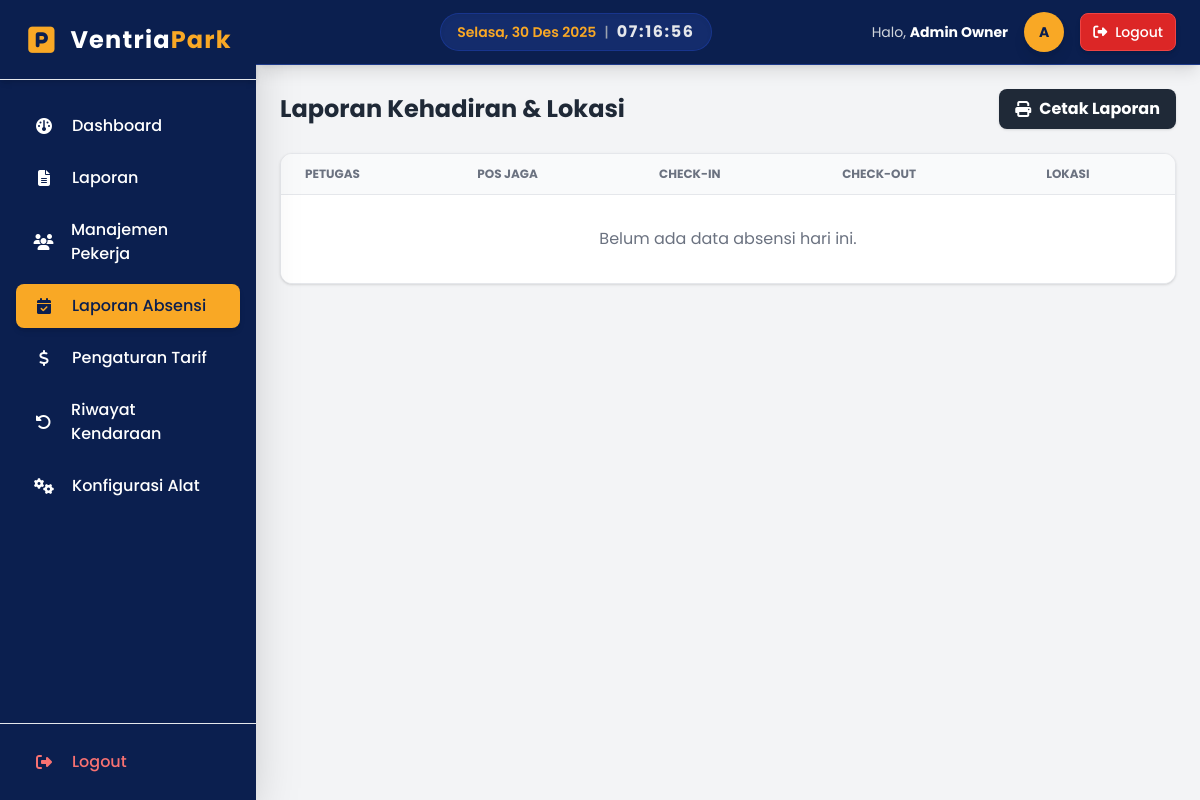
Page /pages/owner/laporan_absensi.php (signed in) on the earlier database version.
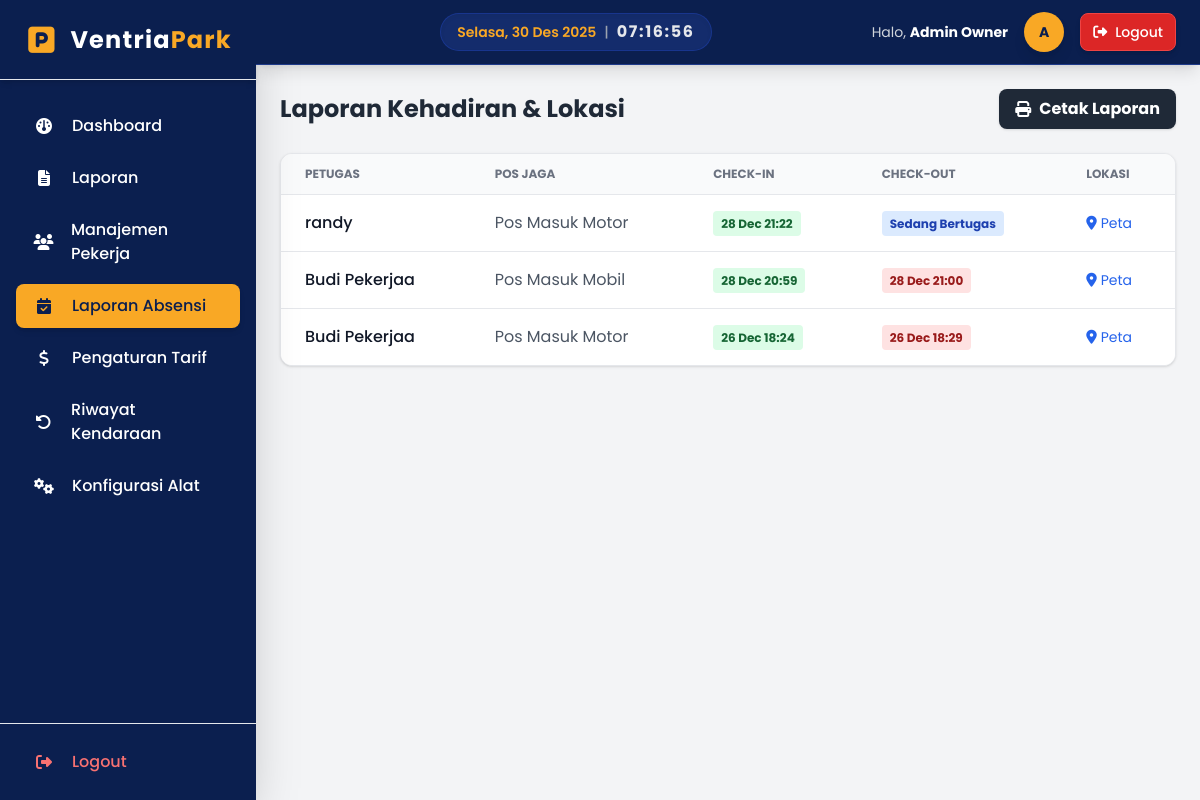
Same page on the later database version.
### tables this page shows
CREATE TABLE `absensi` (
  `id` int(11) NOT NULL,
  `user_id` int(11) NOT NULL,
  `pos_id` int(11) NOT NULL,
  `waktu_masuk` datetime DEFAULT current_timestamp(),
  `waktu_keluar` datetime DEFAULT NULL,
  `koordinat_masuk` varchar(100) DEFAULT NULL,
  `koordinat_keluar` varchar(100) DEFAULT NULL,
  `status` enum('hadir','pulang') DEFAULT 'hadir'
);

CREATE TABLE `users` (
  `id` int(11) NOT NULL,
  `nama` varchar(100) NOT NULL,
  `email` varchar(100) NOT NULL,
  `password` varchar(255) NOT NULL,
  `role` enum('owner','pekerja') NOT NULL,
  `created_at` datetime DEFAULT current_timestamp(),
  `updated_at` datetime DEFAULT current_timestamp() ON UPDATE current_timestamp(),
  `assigned_pos_id` int(11) DEFAULT NULL
);

CREATE TABLE `pengaturan_sistem` (
  `id` int(11) NOT NULL,
  `nama_pos` varchar(100) DEFAULT 'Pos Utama',
  `nama_instansi` varchar(100) DEFAULT 'RSIA ANANDA MAKASSAR',
  `alamat_instansi` varchar(255) DEFAULT 'Jl. Andi Djemma No.57',
  `footer_struk` varchar(100) DEFAULT 'Terima Kasih',
  `ip_kamera_masuk` varchar(50) DEFAULT '192.168.1.101',
  `ip_kamera_keluar` varchar(50) DEFAULT '192.168.1.102',
  `ip_palang_masuk` varchar(50) DEFAULT '192.168.1.105/open',
  `ip_palang_keluar` varchar(50) DEFAULT '192.168.1.106/open',
  `ip_printer` varchar(50) DEFAULT '192.168.1.200/print',
  `tipe_pos` enum('mobil','motor') DEFAULT 'mobil',
  `latitude` varchar(50) DEFAULT '-6.200000',
  `longitude` varchar(50) DEFAULT '106.816666'
);

### pages/owner/laporan_absensi.php (the view, shortened to what this page needs)
<?php
require_once '../../core/init.php';
$query = "SELECT a.*, u.nama, p.nama_pos
          FROM absensi a
          JOIN users u ON a.user_id = u.id
          JOIN pengaturan_sistem p ON a.pos_id = p.id
          ORDER BY a.waktu_masuk DESC";
$result = $db->query($query);
?>
<?php require_once '../../templates/header_app.php'; ?>
<?php require_once '../../templates/sidebar.php'; ?>
<div class="flex-1 flex flex-col overflow-hidden">
    <?php require_once '../../templates/navbar_app.php'; ?>
    <main class="flex-1 overflow-x-hidden overflow-y-auto bg-gray-100 p-6">
        <div class="container mx-auto max-w-6xl">
            <div class="flex justify-between items-center mb-6">
                <h2 class="text-2xl font-bold text-gray-800">Laporan Kehadiran & Lokasi</h2>
                <a href="cetak_laporan_absensi.php" target="_blank"
                    class="bg-gray-800 hover:bg-gray-900 text-white font-bold py-2 px-4 rounded-lg flex items-center shadow transition hover:-translate-y-0.5">
                    <i class="fas fa-print mr-2"></i> Cetak Laporan
                </a>
            </div>
            <div class="bg-white rounded-xl shadow border border-gray-200 overflow-hidden">
                <table class="min-w-full divide-y divide-gray-200">
                    <thead class="bg-gray-50">
                        <tr>
                            <th class="px-6 py-3 text-left text-xs font-bold text-gray-500 uppercase">Petugas</th>
                            <th class="px-6 py-3 text-left text-xs font-bold text-gray-500 uppercase">Pos Jaga</th>
                            <th class="px-6 py-3 text-left text-xs font-bold text-gray-500 uppercase">Check-In</th>
                            <th class="px-6 py-3 text-left text-xs font-bold text-gray-500 uppercase">Check-Out</th>
                            <th class="px-6 py-3 text-left text-xs font-bold text-gray-500 uppercase">Lokasi</th>
                        </tr>
                    </thead>
                    <tbody class="bg-white divide-y divide-gray-200">
                        <?php if ($result && $result->num_rows > 0): ?>
                            <?php while ($row = $result->fetch_assoc()): ?>
                                <tr class="hover:bg-gray-50 transition">
                                    <td class="px-6 py-4 font-medium text-gray-900">
                                        <?php echo htmlspecialchars($row['nama']); ?>
                                    </td>
                                    <td class="px-6 py-4 text-gray-600">
                                        <?php echo htmlspecialchars($row['nama_pos']); ?>
                                    </td>
                                    <td class="px-6 py-4">
                                        <span class="bg-green-100 text-green-800 px-2 py-1 rounded text-xs font-bold">
                                            <?php echo date('d M H:i', strtotime($row['waktu_masuk'])); ?>
                                        </span>
                                    </td>
                                    <td class="px-6 py-4">
                                        <?php if ($row['waktu_keluar']): ?>
                                            <span class="bg-red-100 text-red-800 px-2 py-1 rounded text-xs font-bold">
                                                <?php echo date('d M H:i', strtotime($row['waktu_keluar'])); ?>
                                            </span>
                                        <?php else: ?>
                                            <span class="bg-blue-100 text-blue-800 px-2 py-1 rounded text-xs font-bold animate-pulse">
                                                Sedang Bertugas
                                            </span>
                                        <?php endif; ?>
                                    </td>
                                    <td class="px-6 py-4 text-sm">
                                        <?php if (!empty($row['koordinat_masuk'])): ?>
                                            <a href="http://maps.google.com/maps?q=<?php echo $row['koordinat_masuk']; ?>" target="_blank" class="text-blue-600 hover:text-blue-800 hover:underline flex items-center">
                                                <i class="fas fa-map-marker-alt mr-1"></i> Peta
                                            </a>
                                        <?php else: ?>
                                            <span class="text-gray-400 text-xs italic">Lokasi Tidak Terdeteksi</span>
                                        <?php endif; ?>
                                    </td>
                                </tr>
                            <?php endwhile; ?>
                        <?php else: ?>
                            <tr>
                                <td colspan="5" class="px-6 py-8 text-center text-gray-500">
                                    Belum ada data absensi hari ini.
                                </td>
                            </tr>
                        <?php endif; ?>
                    </tbody>
                </table>
            </div>
        </div>
    </main>
</div>
<?php require_once '../../templates/footer_app.php'; ?>

### templates/header_app.php (shortened to what this page needs)
<!DOCTYPE html>
<html lang="id">
<head>
    <link rel="stylesheet" href="https://cdnjs.cloudflare.com/ajax/libs/font-awesome/6.5.1/css/all.min.css">
    <script src="https://cdn.tailwindcss.com"></script>
</head>
<body class="bg-secondary"> <div class="flex h-screen bg-secondary">

### templates/sidebar.php (shortened to what this page needs)
<?php
$current_page = basename($_SERVER['PHP_SELF']);
$user_role = $_SESSION['role'] ?? 'pekerja';
?>
<div x-data="{ open: window.innerWidth >= 768 ? true : false }" class="relative">
    <div :class="open ? 'translate-x-0' : '-translate-x-64'"
        class="fixed md:static inset-y-0 left-0 w-64 bg-primary text-white flex flex-col shadow-2xl transform transition-transform duration-300 ease-in-out z-40 h-screen no-scrollbar">
        <div class="flex items-center justify-center h-20 border-b border-primary-900 shadow-md">
            <div class="flex items-center space-x-3">
                <div class="text-accent p-1">
                    <i class="fas fa-parking text-3xl"></i>
                </div>
                <span class="text-2xl font-bold tracking-wider">
                    Ventria<span class="text-accent">Park</span>
                </span>
            </div>
        </div>
        <nav class="flex-1 px-4 py-6 space-y-2 overflow-y-auto no-scrollbar">
            <?php if ($user_role == 'owner'): ?>
                <a href="dashboard.php"
                    class="flex items-center px-4 py-2.5 rounded-lg font-medium transition duration-200
                    <?php echo ($current_page == 'dashboard.php')
                        ? 'bg-accent text-primary shadow-md'
                        : 'hover:bg-primary-700 hover:text-accent'; ?>">
                    <i class="fas fa-gauge w-6 text-center"></i>
                    <span class="ml-4">Dashboard</span>
                </a>
                <a href="laporan.php"
                    class="flex items-center px-4 py-2.5 rounded-lg font-medium transition duration-200
                    <?php echo ($current_page == 'laporan.php')
                        ? 'bg-accent text-primary shadow-md'
                        : 'hover:bg-primary-700 hover:text-accent'; ?>">
                    <i class="fas fa-file-alt w-6 text-center"></i>
                    <span class="ml-4">Laporan</span>
                </a>
                <a href="manajemen_pekerja.php"
                    class="flex items-center px-4 py-2.5 rounded-lg font-medium transition duration-200
                    <?php echo ($current_page == 'manajemen_pekerja.php')
                        ? 'bg-accent text-primary shadow-md'
                        : 'hover:bg-primary-700 hover:text-accent'; ?>">
                    <i class="fas fa-users w-6 text-center"></i>
                    <span class="ml-4">Manajemen Pekerja</span>
                </a>
                <a href="laporan_absensi.php"
                    class="flex items-center px-4 py-2.5 rounded-lg font-medium transition duration-200
   <?php echo ($current_page == 'laporan_absensi.php')
                    ? 'bg-accent text-primary shadow-md'
                    : 'hover:bg-primary-700 hover:text-accent'; ?>">
                    <i class="fas fa-calendar-check w-6 text-center"></i>
                    <span class="ml-4">Laporan Absensi</span>
                </a>
                <a href="pengaturan_tarif.php"
                    class="flex items-center px-4 py-2.5 rounded-lg font-medium transition duration-200
                    <?php echo ($current_page == 'pengaturan_tarif.php')
                        ? 'bg-accent text-primary shadow-md'
                        : 'hover:bg-primary-700 hover:text-accent'; ?>">
                    <i class="fas fa-dollar-sign w-6 text-center"></i>
                    <span class="ml-4">Pengaturan Tarif</span>
                </a>
                <a href="riwayat_kendaraan.php"
                    class="flex items-center px-4 py-2.5 rounded-lg font-medium transition duration-200
                    <?php echo ($current_page == 'riwayat_kendaraan.php')
                        ? 'bg-accent text-primary shadow-md'
                        : 'hover:bg-primary-700 hover:text-accent'; ?>">
                    <i class="fas fa-rotate-left w-6 text-center"></i>
                    <span class="ml-4">Riwayat Kendaraan</span>
                </a>
                <a href="konfigurasi.php"
                    class="flex items-center px-4 py-2.5 rounded-lg font-medium transition duration-200
                    <?php echo ($current_page == 'konfigurasi.php')
                        ? 'bg-accent text-primary shadow-md'
                        : 'hover:bg-primary-700 hover:text-accent'; ?>">
                    <i class="fas fa-cogs w-6 text-center"></i>
                    <span class="ml-4">Konfigurasi Alat</span>
                </a>
            <?php endif; ?>
        </nav>
        <div class="px-4 py-4 border-t border-primary-700">
            <a href="../../logout.php"
                class="flex items-center px-4 py-2.5 rounded-lg text-red-400 hover:bg-red-600 hover:text-white font-medium transition duration-200">
                <i class="fas fa-sign-out-alt w-6 text-center"></i>
                <span class="ml-4">Logout</span>
            </a>
        </div>
    </div>
</div>

### templates/navbar_app.php (shortened to what this page needs)
<?php
$user_nama = $_SESSION['nama'] ?? 'Pengguna';
?>
<header class="bg-primary shadow-lg border-b border-blue-900 px-6 py-3 flex justify-between items-center text-white relative z-20">
    <div id="realtimeClock" class="text-center font-medium hidden sm:block text-gray-200 bg-blue-900/50 px-4 py-1.5 rounded-full border border-blue-800/50 shadow-inner text-sm"></div>
    <div class="flex items-center space-x-4">
        <span class="hidden md:inline text-sm text-gray-300">
            Halo, <span class="font-bold text-white"><?php echo htmlspecialchars($user_nama); ?></span>
        </span>
        <div class="w-10 h-10 rounded-full bg-accent flex items-center justify-center text-primary font-bold text-sm shadow-lg ring-2 ring-primary/50">
            <?php echo strtoupper(substr($user_nama, 0, 1));  ?>
        </div>
        <a href="../../logout.php"
           class="flex items-center space-x-2 bg-red-600 hover:bg-red-700 text-white px-3 py-2 rounded-lg text-sm font-medium transition duration-200 shadow-md hover:shadow-lg border border-red-500">
            <i class="fas fa-sign-out-alt"></i>
            <span class="hidden sm:inline">Logout</span>
        </a>
    </div>
</header>

### templates/footer_app.php (shortened to what this page needs)
    </div>
</body>
</html>

### templates/header_app.php (style rules this page uses)
.no-scrollbar { -ms-overflow-style: none; scrollbar-width: none; }

Differences in the rows shown:
added absensi: user.nama "randy", pos.nama_pos "Pos Masuk Motor", waktu_masuk "28 Dec 21:22", shows "Sedang Bertugas"
added absensi: user.nama "Budi Pekerjaa", pos.nama_pos "Pos Masuk Mobil", waktu_masuk "28 Dec 20:59", waktu_keluar "28 Dec 21:00"
added absensi: user.nama "Budi Pekerjaa", pos.nama_pos "Pos Masuk Motor", waktu_masuk "26 Dec 18:24", waktu_keluar "26 Dec 18:29"
Other differences:
text no longer shown: "Belum ada data absensi hari ini."
